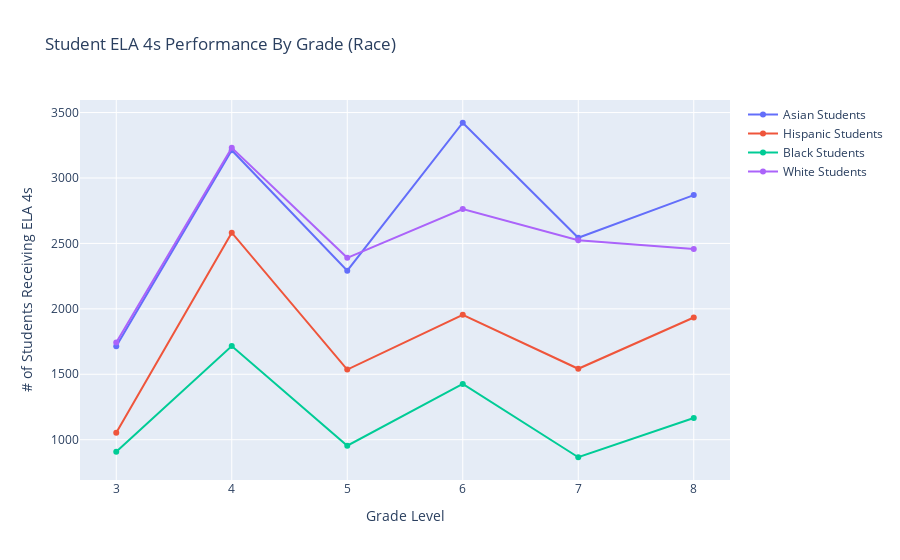

The code cell stored with this chart in its notebook:
### Code cell
# Create a trace
trace = go.Scatter(
    x = race_ELA['Grade'],
    y = race_ELA['Asian ELA'],
    name = 'Asian Students'
)

trace2 = go.Scatter(
    x = race_ELA['Grade'],
    y = race_ELA['Hispanic ELA'],
    name = 'Hispanic Students'
)

trace3 = go.Scatter(
    x = race_ELA['Grade'],
    y = race_ELA['Black ELA'],
    name = 'Black Students'
)

trace4 = go.Scatter(
    x = race_ELA['Grade'],
    y = race_ELA['White ELA'],
    name = 'White Students'
)

layout= go.Layout(
    title= 'Student ELA 4s Performance By Grade (Race)',
    xaxis= dict(
        title= 'Grade Level'
    ),
    yaxis=dict(
        title='# of Students Receiving ELA 4s'
    )
)

data = [trace, trace2, trace3, trace4]

fig = go.Figure(data=data, layout=layout)
iplot(fig, filename='scatter_hover_labels')

### Figure 1 — Plotly figure (JSON) as saved in the notebook; plotly's stock layout.template omitted (floating-point values rounded to 4 significant figures)
{"data": [{"name": "Asian Students", "type": "scatter", "x": [3, 4, 5, 6, 7, 8], "y": [1714, 3212, 2292, 3422, 2543, 2869]}, {"name": "Hispanic Students", "type": "scatter", "x": [3, 4, 5, 6, 7, 8], "y": [1054, 2582, 1536, 1954, 1542, 1934]}, {"name": "Black Students", "type": "scatter", "x": [3, 4, 5, 6, 7, 8], "y": [908, 1716, 954, 1426, 866, 1166]}, {"name": "White Students", "type": "scatter", "x": [3, 4, 5, 6, 7, 8], "y": [1743, 3231, 2390, 2762, 2524, 2457]}], "layout": {"title": {"text": "Student ELA 4s Performance By Grade (Race)"}, "xaxis": {"title": {"text": "Grade Level"}}, "yaxis": {"title": {"text": "# of Students Receiving ELA 4s"}}}}
